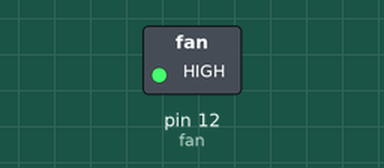
Bench run of a sketch on a simulated Arduino Uno, built with avr-gcc and run on an emulated ATmega328P. On the bench: switched loads named in the sketch (green lamp = pin HIGH).

Above: at 5.0 s.
At 11.0 s:
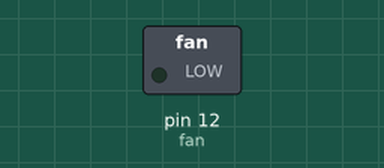
Timing chart, 0 to 15.6 s (numbered marks = the images above):
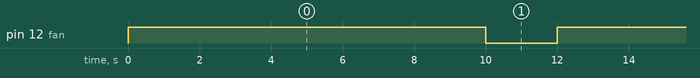

Measured:
- by itself, pin 12 (fan): alternates HIGH for 10.0 s and LOW for 2.0 s

The sketch:

FanController.ino
```cpp
int fan = 12;

void setup() {
  pinMode(fan, OUTPUT);

  //turn OFF
  digitalWrite(fan, LOW);
}

void loop() {
 digitalWrite(fan, HIGH);
 delay(10000);

 digitalWrite(fan, LOW);
 delay(2000);
}
```
